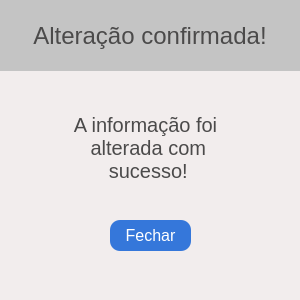
<?xml version="1.0" encoding="UTF-8"?>
<ui version="4.0">
 <class>ConfirmarAlteracao</class>
 <widget class="QMainWindow" name="ConfirmarAlteracao">
  <property name="geometry">
   <rect>
    <x>0</x>
    <y>0</y>
    <width>300</width>
    <height>300</height>
   </rect>
  </property>
  <property name="minimumSize">
   <size>
    <width>300</width>
    <height>300</height>
   </size>
  </property>
  <property name="maximumSize">
   <size>
    <width>300</width>
    <height>550</height>
   </size>
  </property>
  <property name="cursor">
   <cursorShape>ArrowCursor</cursorShape>
  </property>
  <property name="windowTitle">
   <string>Sistema de estacionamento -Confirmação de alteração</string>
  </property>
  <property name="windowIcon">
   <iconset>
    <normaloff>imagens/seguro-de-automovel.png</normaloff>imagens/seguro-de-automovel.png</iconset>
  </property>
  <property name="styleSheet">
   <string notr="true">background-color: rgb(242, 237, 237);</string>
  </property>
  <widget class="QWidget" name="centralwidget">
   <widget class="QLabel" name="label">
    <property name="geometry">
     <rect>
      <x>0</x>
      <y>0</y>
      <width>300</width>
      <height>71</height>
     </rect>
    </property>
    <property name="font">
     <font>
      <family>Segoe UI</family>
      <pointsize>18</pointsize>
      <weight>50</weight>
      <italic>false</italic>
      <bold>false</bold>
     </font>
    </property>
    <property name="styleSheet">
     <string notr="true">background-color: rgb(196, 196, 196);
color: rgb(75, 74, 74);

padding: 10px;
border:none;</string>
    </property>
    <property name="text">
     <string>Alteração confirmada!</string>
    </property>
    <property name="alignment">
     <set>Qt::AlignCenter</set>
    </property>
   </widget>
   <widget class="QLabel" name="label_2">
    <property name="geometry">
     <rect>
      <x>40</x>
      <y>90</y>
      <width>211</width>
      <height>161</height>
     </rect>
    </property>
    <property name="font">
     <font>
      <pointsize>15</pointsize>
     </font>
    </property>
    <property name="styleSheet">
     <string notr="true">color: rgb(75, 74, 74);
</string>
    </property>
    <property name="text">
     <string>A informação foi
 alterada com
 sucesso!

</string>
    </property>
    <property name="alignment">
     <set>Qt::AlignCenter</set>
    </property>
   </widget>
   <widget class="QPushButton" name="btnFechar">
    <property name="geometry">
     <rect>
      <x>110</x>
      <y>220</y>
      <width>81</width>
      <height>31</height>
     </rect>
    </property>
    <property name="font">
     <font>
      <pointsize>12</pointsize>
     </font>
    </property>
    <property name="cursor">
     <cursorShape>PointingHandCursor</cursorShape>
    </property>
    <property name="styleSheet">
     <string notr="true">border: none;
border-radius:10px;
background-color: rgb(53, 119, 218);
color: rgb(255, 255, 255);</string>
    </property>
    <property name="text">
     <string>Fechar</string>
    </property>
   </widget>
  </widget>
  <widget class="QMenuBar" name="menubar">
   <property name="geometry">
    <rect>
     <x>0</x>
     <y>0</y>
     <width>300</width>
     <height>22</height>
    </rect>
   </property>
  </widget>
  <widget class="QStatusBar" name="statusbar"/>
 </widget>
 <resources/>
 <connections/>
</ui>
